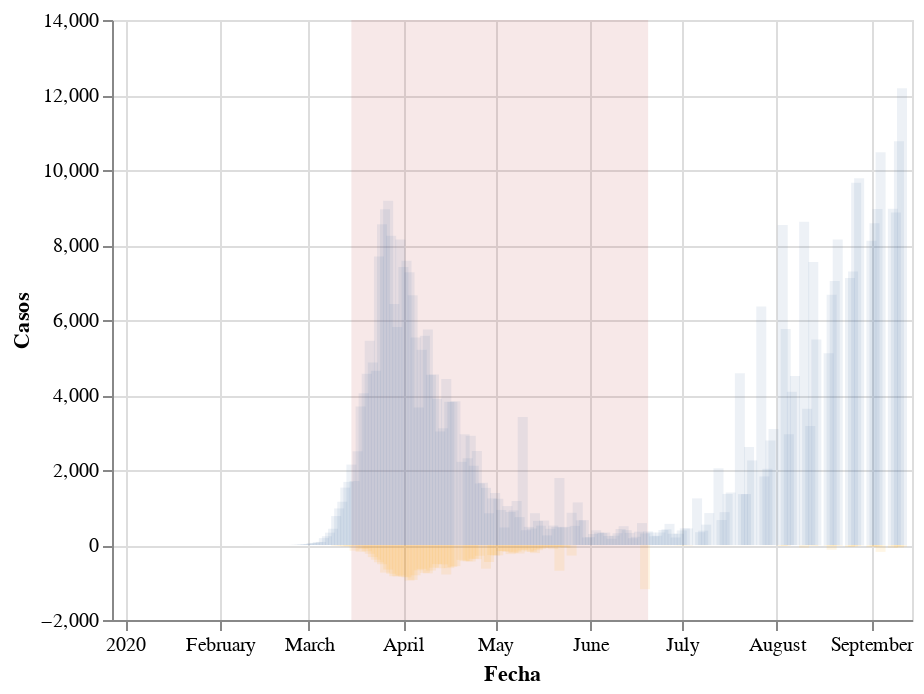

Notebook source saved alongside this figure:
### Markdown cell above
# Medios en Twitter: Muestras de infoxicación.
> Los medios nos estan infoxicando. 

- badges: false
- comments: true
- author: Victoregb
- categories: [opinión, análsis de datos, COVID]
- image: images/chart-preview.png

### Code cell
#collapse-hide
import pandas as pd
import altair as alt
from altair.expr import datum
#alt.data_transformers.enable('data_server')

lista_palabras = 'https://raw.githubusercontent.com/psiconomicon/blog/master/assets/lista_palabras.csv'
casos_decesos = 'https://raw.githubusercontent.com/psiconomicon/blog/master/assets/casos_decesos.csv'

df_palabras = pd.read_csv(lista_palabras)
df_casos = pd.read_csv(casos_decesos)

confina_df = pd.DataFrame([{'x_min': '2020-03-15 00:00:00',
                            'x_max': '2020-06-20 00:00:00',
                            'y_min': -2000,
                            'y_max': 14000}])

confina_est_df = pd.DataFrame([{'x_min': '2020-03-15 00:00:00',
                                'x_max': '2020-06-20 00:00:00',
                                'y_min': -10000,
                                'y_max': 100000}])

confin_casos = alt.Chart(confina_df).mark_rect(color='firebrick', opacity=0.1).encode(
    x='x_min:T',
    x2='x_max:T',
    y='y_min:Q',
    y2='y_max:Q')

base1 = alt.Chart(df_casos)
casos = base1.mark_bar(opacity=0.1).encode(x=alt.X('date:T', title='Fecha'), 
                                           y=alt.Y('new_cases_ESP:Q', title="Casos"))
decesos = base1.mark_bar(color='orange',opacity=0.1).encode(x=alt.X('date:T', title='Fecha'), 
                                           y=alt.Y('new_deaths_ESP:Q'))


alt.layer(confin_casos + casos + decesos).interactive()

### Figure 1 — Vega-Lite specification as saved in the notebook (floating-point values rounded to 4 significant figures; data arrays with more than 128 entries replaced by an {"elided": "..."} marker saying what was removed)
{"config": {"view": {"continuousWidth": 400, "continuousHeight": 300}}, "layer": [{"layer": [{"data": {"name": "data-14587982c368bd6baf7af57c44db5bf8"}, "mark": {"type": "rect", "color": "firebrick", "opacity": 0.1}, "encoding": {"x": {"type": "temporal", "field": "x_min"}, "x2": {"field": "x_max"}, "y": {"type": "quantitative", "field": "y_min"}, "y2": {"field": "y_max"}}, "selection": {"selector003": {"type": "interval", "bind": "scales", "encodings": ["x", "y"]}}}, {"data": {"name": "data-53587843a28e3e33234beafafa533f0a"}, "mark": {"type": "bar", "opacity": 0.1}, "encoding": {"x": {"type": "temporal", "field": "date", "title": "Fecha"}, "y": {"type": "quantitative", "field": "new_cases_ESP", "title": "Casos"}}}, {"data": {"name": "data-53587843a28e3e33234beafafa533f0a"}, "mark": {"type": "bar", "color": "orange", "opacity": 0.1}, "encoding": {"x": {"type": "temporal", "field": "date", "title": "Fecha"}, "y": {"type": "quantitative", "field": "new_deaths_ESP"}}}]}], "$schema": "https://vega.github.io/schema/vega-lite/v4.8.1.json", "datasets": {"data-14587982c368bd6baf7af57c44db5bf8": [{"x_min": "2020-03-15 00:00:00", "x_max": "2020-06-20 00:00:00", "y_min": -2000, "y_max": 14000}], "data-53587843a28e3e33234beafafa533f0a": {"elided": "231 records"}}}
